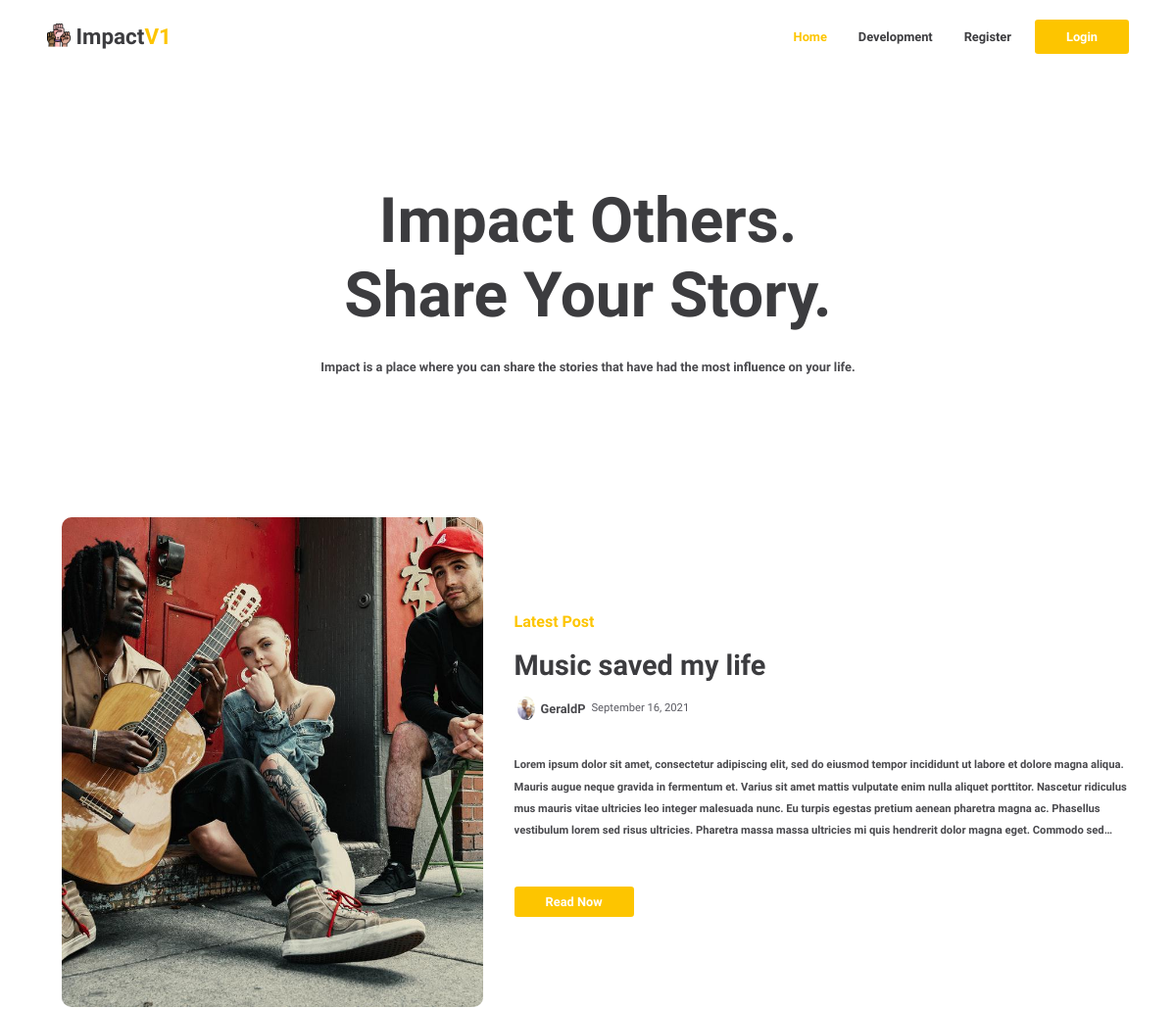
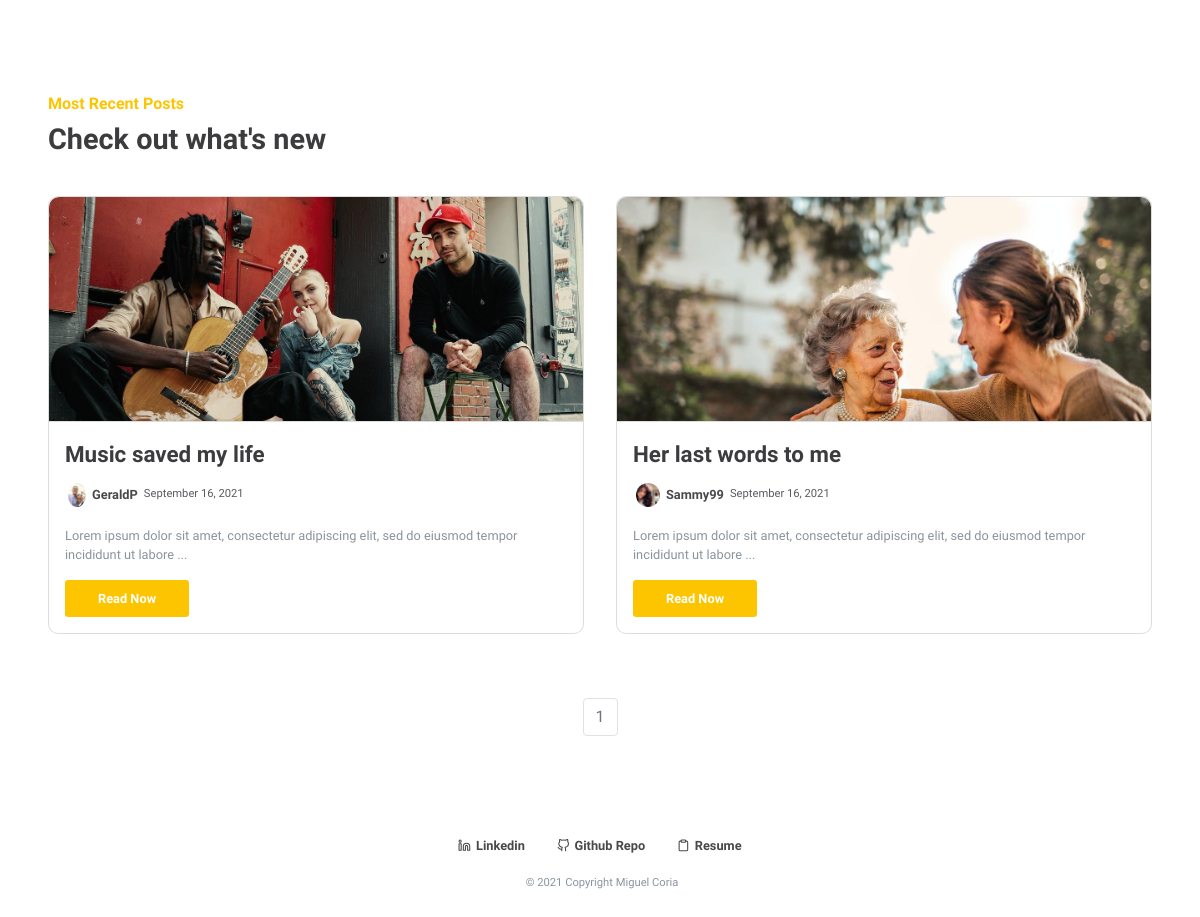
The page / on the database its author committed (2 pictures, top to bottom).
### impact/models.py (models this page shows, shortened)
class Post(db.Model):
    users = db.relationship(User)
    id = db.Column(db.Integer, primary_key=True)
    post_image = db.Column(db.String(64), nullable=False, default='default_thumb.png')
    user_id = db.Column(db.Integer, db.ForeignKey('users.id'), nullable=False)
    date = db.Column(db.DateTime, nullable=False, default=datetime.utcnow)
    title = db.Column(db.String(140), nullable=False)
    text = db.Column(db.Text, nullable=False)

class User(db.Model,UserMixin):
    __tablename__ = 'users'
    id = db.Column(db.Integer, primary_key=True)
    profile_image = db.Column(db.String(64), nullable=False, default='default_profile.png')
    email = db.Column(db.String(64), unique=True, index=True)
    username = db.Column(db.String(64), unique=True, index=True)
    password_hash = db.Column(db.String(128))
    posts = db.relationship("Post", backref="author", lazy=True)

### impact/core/views.py (the view)
@core.route('/')
def index():
    page = request.args.get('page', 1, type=int)
    blog_posts = Post.query.order_by(Post.date.desc()).paginate(page=page,per_page=4)
    latest_post = Post.query.order_by(Post.date.desc()).first()
    return render_template('index.html', blog_posts=blog_posts, latest_post=latest_post)

### impact/templates/index.html (shortened to what this page needs)
{% extends "base.html" %}
{% block content%}
<div class="home-header">
  <h1 class="home-header-title" data-aos="fade-in"
  data-aos-duration="500">Impact Others. <br> Share Your Story.</h1>
  <span class="home-header-subtitle" data-aos="fade-in"
  data-aos-duration="1000">Impact is a place where you can share the stories that have had the most influence on your life.</span>
</div>
<div class="home-grid">
  <div class="latest-post-left">
    <div class="latest-post-image-div">
      <img src="{{url_for('static', filename='post_pics/'+latest_post.post_image)}}" alt="" class="latest-post-image">
    </div>
  </div>
  <div class="latest-post-right">
    <div>
      <h6 class="latest-post-subtitle">Latest Post</h6>
      <h1><a class="latest-post-title" href="{{ url_for('blog_post.blog_post', blog_post_id=latest_post.id) }}">{{latest_post.title}}</a></h1>
      <div class="post-details-div" data-aos="fade-in" data-aos-duration="700">
      <img
        src="{{url_for('static', filename='profile_pics/'+ latest_post.author.profile_image)}}"
        alt=""
        class="author-profile-image"
      />
      <a href="{{ url_for('users.user_posts', username=latest_post.author.username) }}" class="post-details-highlight latest-post-link latest-post-author">{{latest_post.author.username}}
      </a>
      <span class="post-details-highlight latest-post-date">
        {{ latest_post.date.strftime('%B %d, %Y') }}</span
      >
    </div>
    <div class="latest-post-text-div">
      <p class="latest-post-text">{{latest_post.text}}</p>
    </div>
    <a href="{{ url_for('blog_post.blog_post', blog_post_id=latest_post.id) }}" class="latest-post-button p-2">Read Now</a>
    </div>
    </div>
  </div>
</div>
<div class="container-fluid posts-div">
  <div>
    <h6 class="latest-post-subtitle">Most Recent Posts</h6>
      <h1 class="latest-post-title">Check out what's new</h1>
        <div class="posts-grid">
        {% for post in blog_posts.items %}
            <div class="post-card">
              <div class="post-card-image-div">
      <img src="{{url_for('static', filename='post_pics/'+post.post_image)}}" alt="" class="latest-post-image post-card-image img-fluid">
    </div>
              <div class="post-card-content">
                <div>
                  <a class="post-card-title" href="{{ url_for('blog_post.blog_post', blog_post_id=post.id) }}">{{ post.title }}</a>
                  <div class="post-details-div posts-card-details">
                    <img class="author-profile-image" align='center' src="{{url_for('static',filename='profile_pics/'+post.author.profile_image)}}" width="30">
                    <a href="{{ url_for('users.user_posts', username=post.author.username) }}" class="post-details-highlight latest-post-link latest-post-author">{{post.author.username}}</a>
                    <span class="post-details-highlight latest-post-date">{{ post.date.strftime('%B %d, %Y') }}</span>
                  </div>
                  <div class="post-card-text-div">
                    <p class="post-card-text">{{ post.text[:100] }}...</p>
                  </div>
                </div>
                <div>
                  <a href="{{ url_for('blog_post.blog_post', blog_post_id=post.id) }}" class="btn latest-post-button p-2">Read Now</a>
                </div>
              </div>
            </div>
            {% endfor %}
          </div>
    </div>
       <nav aria-label="Page navigation example" class="mt-2">
         <ul class="pagination justify-content-center">
           {% for page_num in blog_posts.iter_pages(left_edge=1, right_edge=1, left_current=1, right_current=2) %}
              {% if blog_posts.page == page_num %}
              <li class="page-item disabled">
                <a class="page-link" href="{{ url_for('core.index', page=page_num) }}">{{ page_num }}</a></li>
              {% else %}
                <li class="page-item"><a class="page-link text-dark" href="{{ url_for('core.index', page=page_num) }}">{{ page_num }}</a></li>
              {% endif %}
          {% endfor %}
        </nav>
</div>
{% endblock %}

### impact/templates/base.html (shortened to what this page needs)
<!DOCTYPE html>
<html lang="en">
  <head>
    <link
      rel="stylesheet"
      href="https://use.fontawesome.com/releases/v5.15.2/css/all.css"
    />
    <link
      rel="stylesheet"
      href="https://maxcdn.bootstrapcdn.com/bootstrap/4.0.0/css/bootstrap.min.css"
    />
    <link href="https://unpkg.com/aos@2.3.1/dist/aos.css" rel="stylesheet" />
    <link
      rel="stylesheet"
      type="text/css"
      href="{{ url_for('static',filename='styles/main.css') }}"
    />
  </head>
  <body style="background-color: #ffffff">
    <nav class="navbar navbar-expand-md navbar-light">
      <a class="navbar-brand font-weight-bold logo-text" href="/"
        ><img
          src="{{ url_for('static', filename='images/teamwork.png') }}"
          alt=""
          class="navbar-logo-image"
        />
        Impact<span class="navbar-logo-highlight">V1</span>
      </a>
      <div class="collapse navbar-collapse" id="navbarSupportedContent">
        <ul class="navbar-nav ml-auto mb-2 mb-lg-0">
          <li class="nav-item">
            <a class="nav-link p-2" href="{{url_for('core.index')}}">Home</a>
          </li>
          {% if current_user.is_authenticated %}
          <li class="nav-item">
            <a class="nav-link p-2" href="{{ url_for('users.account')}}"
              >Account</a
            >
          </li>
          <li class="nav-item">
            <a class="nav-link p-2" href="{{ url_for('blog_post.create_post')}}"
              >Create Post</a
            >
          </li>
          <li class="nav-item">
            <a class="nav-link p-2" href="{{url_for('core.development')}}"
              >Development</a
            >
          </li>
          <li class="nav-item">
            <a class="nav-link p-2" href="{{ url_for('users.logout')}}"
              >Logout</a
            >
          </li>
          {% else %}
          <li class="nav-item">
            <a class="nav-link p-2" href="{{url_for('core.development')}}"
              >Development</a
            >
          </li>
          <li class="nav-item">
            <a class="nav-link p-2" href="{{ url_for('users.register')}}"
              >Register</a
            >
          </li>
          <li class="nav-item">
            <a
              class="nav-link nav-login-button p-2"
              href="{{ url_for('users.login')}}"
            >
              Login</a
            >
          </li>
          {% endif %}
        </ul>
      </div>
    </nav>
    <div class="container-fluid main-content d-flex flex-column">
      {% block content %} {% endblock%}
    <footer class="text-center text-lg-start container-fluid">
      <div
        class="d-flex justify-content-center p-1"
        style="background-color: #ffffff"
      >
        <a
          class="m-3 footer-link"
          target="_blank"
          href="https://www.linkedin.com/in/miguel-coria-273888130/"
          ><span data-feather="linkedin" class="footer-icon"></span> Linkedin</a
        >
        <a
          class="m-3 footer-link"
          target="_blank"
          href="https://github.com/miguelcoria94/Impact"
          ><span data-feather="github" class="footer-icon"></span> Github
          Repo</a
        >
        <a
          class="m-3 footer-link"
          target="_blank"
          href="https://docs.google.com/document/d/16_YpkY8Qy2cX0o2C9MWXYYrV6i9SFTaa2LbqC3lco7s/edit"
          ><span data-feather="clipboard" class="footer-icon"></span> Resume</a
        >
      </div>
      <p class="pl-1 text-center footer-legal-text" href="https://mcoria.com/">
        © 2021 Copyright Miguel Coria
      </p>
    </footer>
  </body>
</html>

### rows shown on the page
Post: post_image (picture), title "Music saved my life", date "September 16, 2021", text "Lorem ipsum dolor sit amet, consectetur adipiscing elit, sed do eiusmod tempor incididunt ut labore et dolore magna aliqua. Mauris augue neque gravida in fermentum et. Varius sit amet mattis vulputate enim nulla aliquet porttitor. Nascetur ridiculus mus mauris vitae ultricies leo integer malesuada nunc. Eu turpis egestas pretium aenean pharetra magna ac. Phasellus vestibulum lorem sed risus ultricies. Pharetra massa massa ultricies mi quis hendrerit dolor magna eget. Commodo…", profile_image (picture), author.username "GeraldP", text "Lorem ipsum dolor sit amet, consectetur adipiscing elit, sed do eiusmod tempor incididunt ut labore"
User: profile_image (picture), author.username "GeraldP"
Post: post_image (picture), title "Her last words to me", profile_image (picture), author.username "Sammy99", date "September 16, 2021", text "Lorem ipsum dolor sit amet, consectetur adipiscing elit, sed do eiusmod tempor incididunt ut labore"

### other values the page prints
{{ page_num }} "1"
